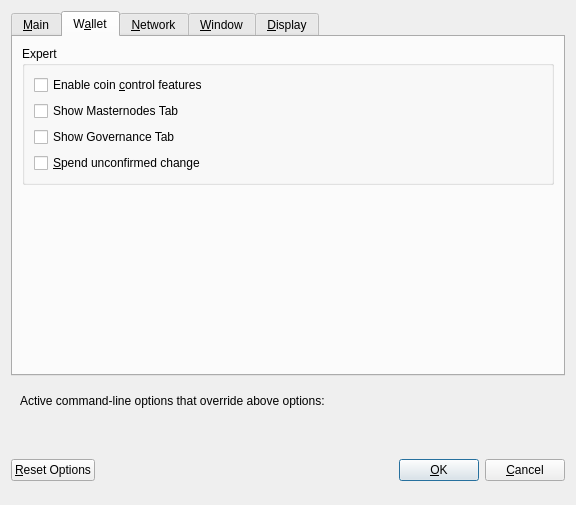
<?xml version="1.0" encoding="UTF-8"?>
<ui version="4.0">
 <class>OptionsDialog</class>
 <widget class="QDialog" name="OptionsDialog">
  <property name="geometry">
   <rect>
    <x>0</x>
    <y>0</y>
    <width>576</width>
    <height>505</height>
   </rect>
  </property>
  <property name="windowTitle">
   <string>Options</string>
  </property>
  <property name="modal">
   <bool>true</bool>
  </property>
  <layout class="QVBoxLayout" name="verticalLayout">
   <item>
    <widget class="QTabWidget" name="tabWidget">
     <property name="currentIndex">
      <number>1</number>
     </property>
     <widget class="QWidget" name="tabMain">
      <attribute name="title">
       <string>&amp;Main</string>
      </attribute>
      <layout class="QVBoxLayout" name="verticalLayout_Main">
       <item>
        <widget class="QCheckBox" name="bitcoinAtStartup">
         <property name="toolTip">
          <string>Automatically start %1 after logging in to the system.</string>
         </property>
         <property name="text">
          <string>&amp;Start %1 on system login</string>
         </property>
        </widget>
       </item>
       <item>
        <layout class="QHBoxLayout" name="horizontalLayout_2_Main">
         <item>
          <widget class="QLabel" name="databaseCacheLabel">
           <property name="text">
            <string>Size of &amp;database cache</string>
           </property>
           <property name="textFormat">
            <enum>Qt::PlainText</enum>
           </property>
           <property name="buddy">
            <cstring>databaseCache</cstring>
           </property>
          </widget>
         </item>
         <item>
          <widget class="QSpinBox" name="databaseCache"/>
         </item>
         <item>
          <widget class="QLabel" name="databaseCacheUnitLabel">
           <property name="text">
            <string>MB</string>
           </property>
           <property name="textFormat">
            <enum>Qt::PlainText</enum>
           </property>
          </widget>
         </item>
         <item>
          <spacer name="horizontalSpacer_2_Main">
           <property name="orientation">
            <enum>Qt::Horizontal</enum>
           </property>
           <property name="sizeHint" stdset="0">
            <size>
             <width>40</width>
             <height>20</height>
            </size>
           </property>
          </spacer>
         </item>
        </layout>
       </item>
       <item>
        <layout class="QHBoxLayout" name="horizontalLayout_3_Main">
         <item>
          <widget class="QLabel" name="threadsScriptVerifLabel">
           <property name="text">
            <string>Number of script &amp;verification threads</string>
           </property>
           <property name="textFormat">
            <enum>Qt::PlainText</enum>
           </property>
           <property name="buddy">
            <cstring>threadsScriptVerif</cstring>
           </property>
          </widget>
         </item>
         <item>
          <widget class="QSpinBox" name="threadsScriptVerif">
           <property name="toolTip">
            <string>(0 = auto, &lt;0 = leave that many cores free)</string>
           </property>
          </widget>
         </item>
         <item>
          <spacer name="horizontalSpacer_3_Main">
           <property name="orientation">
            <enum>Qt::Horizontal</enum>
           </property>
           <property name="sizeHint" stdset="0">
            <size>
             <width>40</width>
             <height>20</height>
            </size>
           </property>
          </spacer>
         </item>
        </layout>
       </item>
       <item>
        <spacer name="verticalSpacer_Main">
         <property name="orientation">
          <enum>Qt::Vertical</enum>
         </property>
         <property name="sizeHint" stdset="0">
          <size>
           <width>20</width>
           <height>40</height>
          </size>
         </property>
        </spacer>
       </item>
      </layout>
     </widget>
     <widget class="QWidget" name="tabWallet">
      <attribute name="title">
       <string>W&amp;allet</string>
      </attribute>
      <layout class="QVBoxLayout" name="verticalLayout_Wallet">
       <item>
        <widget class="QGroupBox" name="groupBox">
         <property name="title">
          <string>Expert</string>
         </property>
         <layout class="QVBoxLayout" name="verticalLayout_2">
          <item>
           <widget class="QCheckBox" name="coinControlFeatures">
            <property name="toolTip">
             <string>Whether to show coin control features or not.</string>
            </property>
            <property name="text">
             <string>Enable coin &amp;control features</string>
            </property>
           </widget>
          </item>
          <item>
           <widget class="QCheckBox" name="showMasternodesTab">
            <property name="toolTip">
             <string>Show additional tab listing all your masternodes in first sub-tab&lt;br/&gt;and all masternodes on the network in second sub-tab.</string>
            </property>
            <property name="text">
             <string>Show Masternodes Tab</string>
            </property>
           </widget>
          </item>
          <item>
           <widget class="QCheckBox" name="showGovernanceTab">
            <property name="toolTip">
             <string>If you disable the spending of unconfirmed change, the change from a transaction&lt;br/&gt;cannot be used until that transaction has at least one confirmation.&lt;br/&gt;This also affects how your balance is computed.</string>
            </property>
            <property name="text">
             <string>Show Governance Tab</string>
            </property>
           </widget>
          </item>
          <item>
           <widget class="QCheckBox" name="spendZeroConfChange">
            <property name="toolTip">
             <string>If you disable the spending of unconfirmed change, the change from a transaction&lt;br/&gt;cannot be used until that transaction has at least one confirmation.&lt;br/&gt;This also affects how your balance is computed.</string>
            </property>
            <property name="text">
             <string>&amp;Spend unconfirmed change</string>
            </property>
           </widget>
          </item>
         </layout>
        </widget>
       </item>
       <item>
        <spacer name="verticalSpacer_2">
         <property name="orientation">
          <enum>Qt::Vertical</enum>
         </property>
         <property name="sizeHint" stdset="0">
          <size>
           <width>20</width>
           <height>40</height>
          </size>
         </property>
        </spacer>
       </item>
      </layout>
     </widget>
     <widget class="QWidget" name="tabNetwork">
      <attribute name="title">
       <string>&amp;Network</string>
      </attribute>
      <layout class="QVBoxLayout" name="verticalLayout_Network">
       <item>
        <widget class="QCheckBox" name="mapPortUpnp">
         <property name="toolTip">
          <string>Automatically open the MCT Core client port on the router. This only works when your router supports UPnP and it is enabled.</string>
         </property>
         <property name="text">
          <string>Map port using &amp;UPnP</string>
         </property>
        </widget>
       </item>
       <item>
        <widget class="QCheckBox" name="allowIncoming">
         <property name="toolTip">
          <string>Accept connections from outside</string>
         </property>
         <property name="text">
          <string>Allow incoming connections</string>
         </property>
        </widget>
       </item>
       <item>
        <widget class="QCheckBox" name="connectSocks">
         <property name="toolTip">
          <string>Connect to the MCT network through a SOCKS5 proxy.</string>
         </property>
         <property name="text">
          <string>&amp;Connect through SOCKS5 proxy (default proxy):</string>
         </property>
        </widget>
       </item>
       <item>
        <layout class="QHBoxLayout" name="horizontalLayout_1_Network">
         <item>
          <widget class="QLabel" name="proxyIpLabel">
           <property name="text">
            <string>Proxy &amp;IP:</string>
           </property>
           <property name="textFormat">
            <enum>Qt::PlainText</enum>
           </property>
           <property name="buddy">
            <cstring>proxyIp</cstring>
           </property>
          </widget>
         </item>
         <item>
          <widget class="QValidatedLineEdit" name="proxyIp">
           <property name="minimumSize">
            <size>
             <width>140</width>
             <height>0</height>
            </size>
           </property>
           <property name="maximumSize">
            <size>
             <width>140</width>
             <height>16777215</height>
            </size>
           </property>
           <property name="toolTip">
            <string>IP address of the proxy (e.g. IPv4: 127.0.0.1 / IPv6: ::1)</string>
           </property>
          </widget>
         </item>
         <item>
          <widget class="QLabel" name="proxyPortLabel">
           <property name="text">
            <string>&amp;Port:</string>
           </property>
           <property name="textFormat">
            <enum>Qt::PlainText</enum>
           </property>
           <property name="buddy">
            <cstring>proxyPort</cstring>
           </property>
          </widget>
         </item>
         <item>
          <widget class="QLineEdit" name="proxyPort">
           <property name="minimumSize">
            <size>
             <width>55</width>
             <height>0</height>
            </size>
           </property>
           <property name="maximumSize">
            <size>
             <width>55</width>
             <height>16777215</height>
            </size>
           </property>
           <property name="toolTip">
            <string>Port of the proxy (e.g. 9050)</string>
           </property>
          </widget>
         </item>
         <item>
          <spacer name="horizontalSpacer_1_Network">
           <property name="orientation">
            <enum>Qt::Horizontal</enum>
           </property>
           <property name="sizeHint" stdset="0">
            <size>
             <width>40</width>
             <height>20</height>
            </size>
           </property>
          </spacer>
         </item>
        </layout>
       </item>
       <item>
        <layout class="QHBoxLayout" name="horizontalLayout_2_Network">
         <item>
          <widget class="QLabel" name="proxyActiveNets">
           <property name="text">
            <string>Used for reaching peers via:</string>
           </property>
           <property name="textFormat">
            <enum>Qt::PlainText</enum>
           </property>
          </widget>
         </item>
         <item>
          <widget class="QCheckBox" name="proxyReachIPv4">
           <property name="enabled">
            <bool>false</bool>
           </property>
           <property name="toolTip">
            <string>Shows, if the supplied default SOCKS5 proxy is used to reach peers via this network type.</string>
           </property>
           <property name="text">
            <string/>
           </property>
          </widget>
         </item>
         <item>
          <widget class="QLabel" name="proxyReachIPv4Label">
           <property name="text">
            <string>IPv4</string>
           </property>
           <property name="textFormat">
            <enum>Qt::PlainText</enum>
           </property>
          </widget>
         </item>
         <item>
          <widget class="QCheckBox" name="proxyReachIPv6">
           <property name="enabled">
            <bool>false</bool>
           </property>
           <property name="toolTip">
            <string>Shows, if the supplied default SOCKS5 proxy is used to reach peers via this network type.</string>
           </property>
           <property name="text">
            <string/>
           </property>
          </widget>
         </item>
         <item>
          <widget class="QLabel" name="proxyReachIPv6Label">
           <property name="text">
            <string>IPv6</string>
           </property>
           <property name="textFormat">
            <enum>Qt::PlainText</enum>
           </property>
          </widget>
         </item>
         <item>
          <widget class="QCheckBox" name="proxyReachTor">
           <property name="enabled">
            <bool>false</bool>
           </property>
           <property name="toolTip">
            <string>Shows, if the supplied default SOCKS5 proxy is used to reach peers via this network type.</string>
           </property>
           <property name="text">
            <string/>
           </property>
          </widget>
         </item>
         <item>
          <widget class="QLabel" name="proxyReachTorLabel">
           <property name="text">
            <string>Tor</string>
           </property>
           <property name="textFormat">
            <enum>Qt::PlainText</enum>
           </property>
          </widget>
         </item>
         <item>
          <spacer name="horizontalSpacer_2_Network">
           <property name="orientation">
            <enum>Qt::Horizontal</enum>
           </property>
           <property name="sizeHint" stdset="0">
            <size>
             <width>40</width>
             <height>20</height>
            </size>
           </property>
          </spacer>
         </item>
        </layout>
       </item>
       <item>
        <widget class="QCheckBox" name="connectSocksTor">
         <property name="toolTip">
          <string>Connect to the MCT network through a separate SOCKS5 proxy for Tor hidden services.</string>
         </property>
         <property name="text">
          <string>Use separate SOCKS5 proxy to reach peers via Tor hidden services:</string>
         </property>
        </widget>
       </item>
       <item>
        <layout class="QHBoxLayout" name="horizontalLayout_3_Network">
         <item>
          <widget class="QLabel" name="proxyIpTorLabel">
           <property name="text">
            <string>Proxy &amp;IP:</string>
           </property>
           <property name="textFormat">
            <enum>Qt::PlainText</enum>
           </property>
           <property name="buddy">
            <cstring>proxyIpTor</cstring>
           </property>
          </widget>
         </item>
         <item>
          <widget class="QValidatedLineEdit" name="proxyIpTor">
           <property name="minimumSize">
            <size>
             <width>140</width>
             <height>0</height>
            </size>
           </property>
           <property name="maximumSize">
            <size>
             <width>140</width>
             <height>16777215</height>
            </size>
           </property>
           <property name="toolTip">
            <string>IP address of the proxy (e.g. IPv4: 127.0.0.1 / IPv6: ::1)</string>
           </property>
          </widget>
         </item>
         <item>
          <widget class="QLabel" name="proxyPortTorLabel">
           <property name="text">
            <string>&amp;Port:</string>
           </property>
           <property name="textFormat">
            <enum>Qt::PlainText</enum>
           </property>
           <property name="buddy">
            <cstring>proxyPortTor</cstring>
           </property>
          </widget>
         </item>
         <item>
          <widget class="QLineEdit" name="proxyPortTor">
           <property name="minimumSize">
            <size>
             <width>55</width>
             <height>0</height>
            </size>
           </property>
           <property name="maximumSize">
            <size>
             <width>55</width>
             <height>16777215</height>
            </size>
           </property>
           <property name="toolTip">
            <string>Port of the proxy (e.g. 9050)</string>
           </property>
          </widget>
         </item>
         <item>
          <spacer name="horizontalSpacer_4_Network">
           <property name="orientation">
            <enum>Qt::Horizontal</enum>
           </property>
           <property name="sizeHint" stdset="0">
            <size>
             <width>40</width>
             <height>20</height>
            </size>
           </property>
          </spacer>
         </item>
        </layout>
       </item>
       <item>
        <spacer name="verticalSpacer_Network">
         <property name="orientation">
          <enum>Qt::Vertical</enum>
         </property>
         <property name="sizeHint" stdset="0">
          <size>
           <width>20</width>
           <height>40</height>
          </size>
         </property>
        </spacer>
       </item>
      </layout>
     </widget>
     <widget class="QWidget" name="tabWindow">
      <attribute name="title">
       <string>&amp;Window</string>
      </attribute>
      <layout class="QVBoxLayout" name="verticalLayout_Window">
       <item>
        <widget class="QCheckBox" name="hideTrayIcon">
         <property name="toolTip">
          <string>&amp;Hide the icon from the system tray.</string>
         </property>
         <property name="text">
          <string>Hide tray icon</string>
         </property>
        </widget>
       </item>
       <item>
        <widget class="QCheckBox" name="minimizeToTray">
         <property name="toolTip">
          <string>Show only a tray icon after minimizing the window.</string>
         </property>
         <property name="text">
          <string>&amp;Minimize to the tray instead of the taskbar</string>
         </property>
        </widget>
       </item>
       <item>
        <widget class="QCheckBox" name="minimizeOnClose">
         <property name="toolTip">
          <string>Minimize instead of exit the application when the window is closed. When this option is enabled, the application will be closed only after selecting Exit in the menu.</string>
         </property>
         <property name="text">
          <string>M&amp;inimize on close</string>
         </property>
        </widget>
       </item>
       <item>
        <spacer name="verticalSpacer_Window">
         <property name="orientation">
          <enum>Qt::Vertical</enum>
         </property>
         <property name="sizeHint" stdset="0">
          <size>
           <width>20</width>
           <height>40</height>
          </size>
         </property>
        </spacer>
       </item>
      </layout>
     </widget>
     <widget class="QWidget" name="tabDisplay">
      <attribute name="title">
       <string>&amp;Display</string>
      </attribute>
      <layout class="QVBoxLayout" name="verticalLayout_Display">
       <item>
        <layout class="QHBoxLayout" name="horizontalLayout_1_Display">
         <item>
          <widget class="QLabel" name="langLabel">
           <property name="text">
            <string>User Interface &amp;language:</string>
           </property>
           <property name="textFormat">
            <enum>Qt::PlainText</enum>
           </property>
           <property name="buddy">
            <cstring>lang</cstring>
           </property>
          </widget>
         </item>
         <item>
          <widget class="QValueComboBox" name="lang">
           <property name="toolTip">
            <string>The user interface language can be set here. This setting will take effect after restarting %1.</string>
           </property>
          </widget>
         </item>
        </layout>
       </item>
       <item>
        <widget class="QLabel" name="label_3">
         <property name="toolTip">
          <string notr="true"/>
         </property>
         <property name="statusTip">
          <string notr="true"/>
         </property>
         <property name="whatsThis">
          <string notr="true"/>
         </property>
         <property name="accessibleName">
          <string notr="true"/>
         </property>
         <property name="text">
          <string>Language missing or translation incomplete? Help contributing translations here:
https://www.transifex.com/projects/p/mct/</string>
         </property>
         <property name="wordWrap">
          <bool>true</bool>
         </property>
         <property name="openExternalLinks">
          <bool>true</bool>
         </property>
         <property name="textInteractionFlags">
          <set>Qt::TextBrowserInteraction</set>
         </property>
        </widget>
       </item>
       <item>
        <layout class="QHBoxLayout" name="horizontalLayout_4_Display" stretch="0,0">
         <item>
          <widget class="QLabel" name="themeLabel">
           <property name="text">
            <string>User Interface Theme:</string>
           </property>
          </widget>
         </item>
         <item>
          <widget class="QValueComboBox" name="theme"/>
         </item>
        </layout>
       </item>
       <item>
        <widget class="Line" name="line">
         <property name="orientation">
          <enum>Qt::Horizontal</enum>
         </property>
        </widget>
       </item>
       <item>
        <layout class="QHBoxLayout" name="horizontalLayout_2_Display">
         <item>
          <widget class="QLabel" name="unitLabel">
           <property name="text">
            <string>&amp;Unit to show amounts in:</string>
           </property>
           <property name="textFormat">
            <enum>Qt::PlainText</enum>
           </property>
           <property name="buddy">
            <cstring>unit</cstring>
           </property>
          </widget>
         </item>
         <item>
          <widget class="QValueComboBox" name="unit">
           <property name="toolTip">
            <string>Choose the default subdivision unit to show in the interface and when sending coins.</string>
           </property>
          </widget>
         </item>
        </layout>
       </item>
       <item>
        <layout class="QHBoxLayout" name="horizontalLayout_5_Display">
         <item>
          <widget class="QLabel" name="digitsLabel">
           <property name="text">
            <string>Decimal digits</string>
           </property>
          </widget>
         </item>
         <item>
          <widget class="QValueComboBox" name="digits"/>
         </item>
        </layout>
       </item>
       <item>
        <layout class="QHBoxLayout" name="horizontalLayout_3_Display">
         <item>
          <widget class="QLabel" name="thirdPartyTxUrlsLabel">
           <property name="toolTip">
            <string>Third party URLs (e.g. a block explorer) that appear in the transactions tab as context menu items.&lt;br/&gt;%s in the URL is replaced by transaction hash. Multiple URLs are separated by vertical bar |.</string>
           </property>
           <property name="text">
            <string>Third party transaction URLs</string>
           </property>
           <property name="buddy">
            <cstring>thirdPartyTxUrls</cstring>
           </property>
          </widget>
         </item>
         <item>
          <widget class="QLineEdit" name="thirdPartyTxUrls">
           <property name="toolTip">
            <string>Third party URLs (e.g. a block explorer) that appear in the transactions tab as context menu items.&lt;br/&gt;%s in the URL is replaced by transaction hash. Multiple URLs are separated by vertical bar |.</string>
           </property>
          </widget>
         </item>
        </layout>
       </item>
       <item>
        <spacer name="verticalSpacer">
         <property name="orientation">
          <enum>Qt::Vertical</enum>
         </property>
         <property name="sizeHint" stdset="0">
          <size>
           <width>20</width>
           <height>40</height>
          </size>
         </property>
        </spacer>
       </item>
      </layout>
     </widget>
    </widget>
   </item>
   <item>
    <widget class="QFrame" name="frame">
     <layout class="QVBoxLayout" name="verticalLayout_Bottom">
      <item>
       <layout class="QHBoxLayout" name="horizontalLayout_Bottom">
        <item>
         <widget class="QLabel" name="overriddenByCommandLineInfoLabel">
          <property name="text">
           <string>Active command-line options that override above options:</string>
          </property>
          <property name="textFormat">
           <enum>Qt::PlainText</enum>
          </property>
         </widget>
        </item>
        <item>
         <spacer name="horizontalSpacer_Bottom">
          <property name="orientation">
           <enum>Qt::Horizontal</enum>
          </property>
          <property name="sizeHint" stdset="0">
           <size>
            <width>40</width>
            <height>20</height>
           </size>
          </property>
         </spacer>
        </item>
       </layout>
      </item>
      <item>
       <widget class="QLabel" name="overriddenByCommandLineLabel">
        <property name="text">
         <string/>
        </property>
        <property name="textFormat">
         <enum>Qt::PlainText</enum>
        </property>
        <property name="wordWrap">
         <bool>true</bool>
        </property>
       </widget>
      </item>
     </layout>
    </widget>
   </item>
   <item>
    <layout class="QHBoxLayout" name="horizontalLayout_Buttons">
     <item>
      <widget class="QPushButton" name="resetButton">
       <property name="toolTip">
        <string>Reset all client options to default.</string>
       </property>
       <property name="text">
        <string>&amp;Reset Options</string>
       </property>
       <property name="autoDefault">
        <bool>false</bool>
       </property>
      </widget>
     </item>
     <item>
      <spacer name="horizontalSpacer_1">
       <property name="orientation">
        <enum>Qt::Horizontal</enum>
       </property>
       <property name="sizeHint" stdset="0">
        <size>
         <width>40</width>
         <height>48</height>
        </size>
       </property>
      </spacer>
     </item>
     <item>
      <widget class="QLabel" name="statusLabel">
       <property name="minimumSize">
        <size>
         <width>200</width>
         <height>0</height>
        </size>
       </property>
       <property name="font">
        <font>
         <weight>75</weight>
         <bold>true</bold>
        </font>
       </property>
       <property name="text">
        <string/>
       </property>
       <property name="textFormat">
        <enum>Qt::PlainText</enum>
       </property>
       <property name="wordWrap">
        <bool>true</bool>
       </property>
      </widget>
     </item>
     <item>
      <spacer name="horizontalSpacer_2">
       <property name="orientation">
        <enum>Qt::Horizontal</enum>
       </property>
       <property name="sizeHint" stdset="0">
        <size>
         <width>40</width>
         <height>48</height>
        </size>
       </property>
      </spacer>
     </item>
     <item>
      <widget class="QPushButton" name="okButton">
       <property name="text">
        <string>&amp;OK</string>
       </property>
       <property name="autoDefault">
        <bool>false</bool>
       </property>
       <property name="default">
        <bool>true</bool>
       </property>
      </widget>
     </item>
     <item>
      <widget class="QPushButton" name="cancelButton">
       <property name="text">
        <string>&amp;Cancel</string>
       </property>
       <property name="autoDefault">
        <bool>false</bool>
       </property>
      </widget>
     </item>
    </layout>
   </item>
  </layout>
 </widget>
 <customwidgets>
  <customwidget>
   <class>QValidatedLineEdit</class>
   <extends>QLineEdit</extends>
   <header>qvalidatedlineedit.h</header>
  </customwidget>
  <customwidget>
   <class>QValueComboBox</class>
   <extends>QComboBox</extends>
   <header>qvaluecombobox.h</header>
  </customwidget>
 </customwidgets>
 <resources/>
 <connections/>
</ui>
